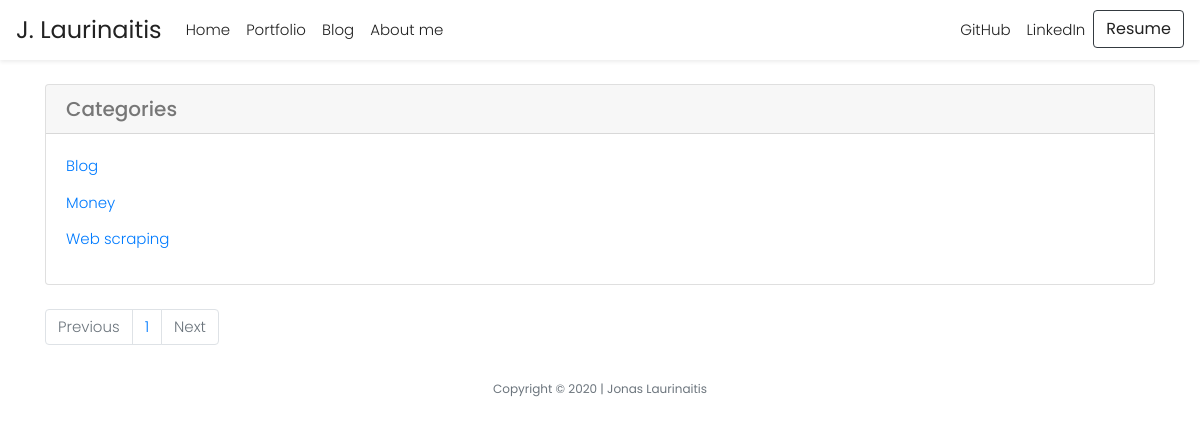
The app's page /posts/categories/, older data.
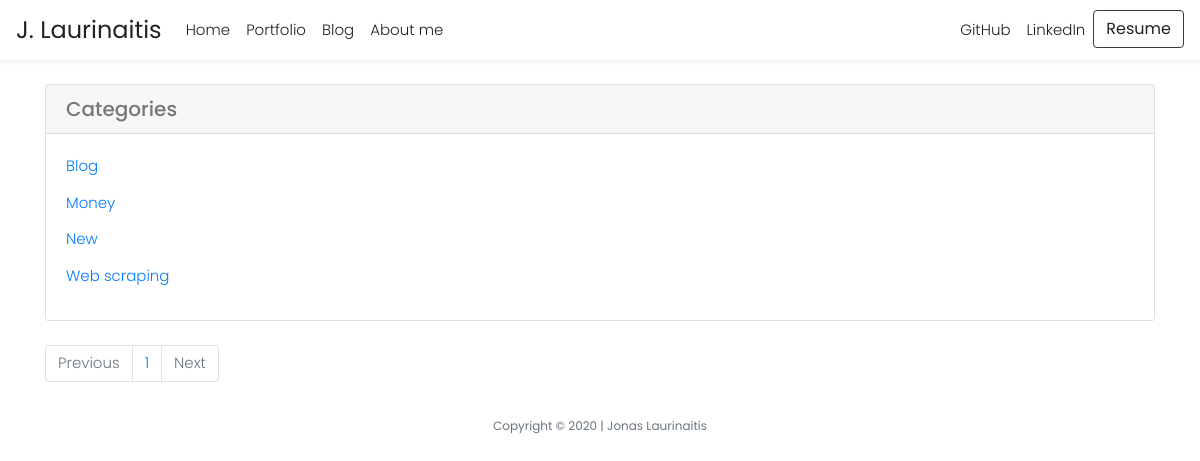
The same page, newer data.
### models.py (models this page shows, shortened)
class Tag(db.Model):
    id = db.Column(db.Integer, primary_key=True)
    name = db.Column(db.String(64))
    slug = db.Column(db.String(64), unique=True)

### entries/blueprint.py (the view)
@entries.route('/categories/')
def tag_index():
    tags = Tag.query.order_by(Tag.name.asc())
    return object_list('entries/tag_index.html', tags, title= "Blog Categories")

### helpers.py (called while the page is built)
def object_list(template_name, query, paginate_by=20, **context):
    page = request.args.get('page')
    if page and page.isdigit():
        page = int(page)
    else:
        page = 1
    object_list = query.paginate(page, paginate_by)
    return render_template(template_name, object_list=object_list, **context)

### entries/templates/entries/tag_index.html
{% extends "layout.html" %}
{% block main %}
<div class="container">
  <div class="row">
    <div class="col-12">
      <div class="card my-4">
        <h5 class="card-header">Categories</h5>
        <div class="card-body">
          <ul class="list-unstyled mb-0">
            {% for tag in object_list.items %}
            <li class="card-title"><a href="{{ url_for('entries.tag_detail', slug=tag.slug)
                            }}">{{ tag.name }}</a></li>
            {% endfor %}
          </ul>
        </div>
      </div>
      {% include "includes/_page_links.html" %}
    </div>
  </div>
</div>
{% endblock %}

### templates/layout.html (shortened to what this page needs)
<!doctype html>
<html lang="en">
<head>
  <link rel="stylesheet" type="text/css" href="{{ url_for('static', filename='/styles/bootstrap.min.css') }}">
  <link rel="stylesheet" type="text/css" href="{{ url_for('static', filename='/styles/main.css') }}">
</head>
<body>
  {% include 'includes/_navbar.html' %}
  <main>
    {% block main %}{% endblock %}
  </main>
  <footer class="small text-center text-muted mt-auto py-3">
    <p class="copyright m-0">Copyright &copy; 2020 | Jonas Laurinaitis</p>
  </footer>
</body>
</html>

### templates/includes/_navbar.html (shortened to what this page needs)
<nav id="nav" class="navbar navbar-expand-md sticky-top">
    <a id="logo" class="navbar-brand" href="{{ url_for('index') }}">J. Laurinaitis</a>
    <div class="collapse navbar-collapse" id="navbarNav">
      <ul class="navbar-nav">
        <li class="nav-item active">
          <a class="nav-link" href="{{ url_for('index') }}">Home</a>
        </li>
        <li class="nav-item">
          <a class="nav-link" href="#">Portfolio</a>
        </li>
        <li class="nav-item">
          <a class="nav-link" href="{{ url_for('entries.index') }}">Blog</a>
        </li>
        <li class="nav-item">
          <a class="nav-link" href="{{ url_for('about') }}">About me</a>
        </li>
      </ul>
      <ul class="navbar-nav ml-auto">
        <li class="nav-item">
          <a target="_blank" class="nav-link" id="" href="https://github.com/JonasLauri">GitHub</a>
        </li>
        <li class="nav-item">
          <a target="_blank" class="nav-link" id="" href="https://www.linkedin.com/in/jonaslaurinaitis/">LinkedIn</a>
        </li>
        <li class="nav-item">
          <a target="_blank" class="btn btn-outline-dark" role="button" id="resumeBtn"
            href="#">Resume</a>
        </li>
      </ul>
    </div>
  </nav>

### templates/includes/_page_links.html
<ul class="pagination">
  <li {% if not object_list.has_prev %} class="page-item disabled" {% endif %} {% if object_list.has_prev %} class="page-item" {% endif %}>
    {% if not object_list.has_prev %}
    <a class="page-link" href="./?page={{ object_list.prev_num }}">Previous</a>
    {% else %}
    <a class="page-link" href="#">Previous</a>
    {% endif %}
  </li>
  {% for page in object_list.iter_pages() %}
    <li class="page-item">
      {% if page %}
        <a class="page-link" {% if page == object_list.page %} class="active" {% endif %}
          href="./?page={{ page }}">{{ page }}</a>
      {% else %}
        <a class="page-link" class="disabled">...</a>
      {% endif%}
    </li>
  {% endfor %}
  <li {% if not object_list.has_next %} class="page-item disabled" {% endif %} {% if object_list.has_next %} class="page-item" {% endif %}>
    {% if object_list.has_next %}
    <a class="page-link" href="./?page={{ object_list.next_num }}">Next</a>
    {% else %}
    <a class="page-link" href="#">Next</a>
    {% endif %}
  </li>
</ul>

### static/styles/main.css (style rules this page uses)
body { background-color: #ffffff; color: #777777; font-family: "Poppins", serif; font-size: 15px; font-weight: 300; line-height: 1.625em; position: relative; }
#nav { background-color: #ffffff; padding-top: 10px; padding-bottom: 10px; -webkit-box-shadow: 0 0.125rem 0.25rem rgba(0, 0, 0, 0.075) !important; box-shadow: 0 0.125rem 0.25rem rgba(0, 0, 0, 0.075) !important; }
#nav a { text-decoration: none; color: #222222; }
#nav #logo { font-family: "Poppins", sans-serif; font-size: 24px; font-weight: 400; }

Row changes from the older to the newer data that the page shows:
added Tag: name "New"
